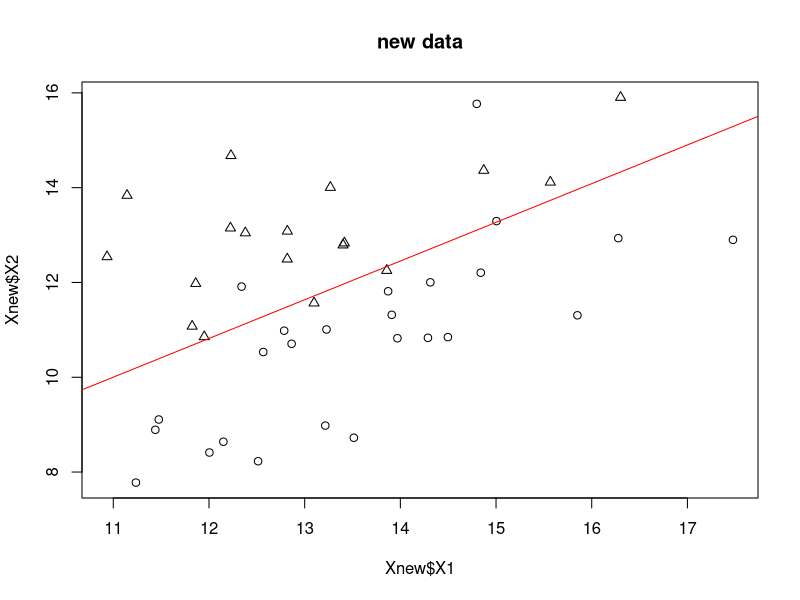

Write R code to recreate this figure.
# 人口データによる判別(2群の場合)
# データの準備
require(MASS)
set.seed(123)
mu1 <- c(14,11)
mu2 <- c(13,13)
Sigma <- matrix(c(1,0.7,0.7,1),2,2)*2.5
n <- 30
x1 <- mvrnorm(n,mu=mu1,Sigma=Sigma)
x2 <- mvrnorm(n,mu=mu2,Sigma=Sigma)
X1 <- cbind(data.frame(x1), data.frame(cat=rep(0,n)))
X2 <- cbind(data.frame(x2), data.frame(cat=rep(1,n)))
X <- rbind(X1,X2)
# plot(X[,1:2], pch=X[,3]+1)
# 分析の開始
(mylda1 <- lda(cat~X1+X2,X)) # トレーニングデータで判別関数を作る
# 新しいデータを判別する
n1 <- 25
n2 <- 18
x1new <- mvrnorm(n1,mu=mu1,Sigma = Sigma)
x2new <- mvrnorm(n2,mu=mu2,Sigma = Sigma)
X1new <- cbind(data.frame(x1new),data.frame(cat=rep(0,n1)))
X2new <- cbind(data.frame(x2new),data.frame(cat=rep(1,n2)))
Xnew <- rbind(X1new,X2new)
mypredict1 <- predict(mylda1,newdata = Xnew[,1:2]) # Xnew を判別
table(true = Xnew$cat, pred = mypredict1$class) # 真のクラスと予測されたクラスの比較
mypredict1$class #  予測を真の分類と比較:
Xnew$cat

# compute the coeeficients of the line
myline <- function(z){
  a0 <- as.vector(colMeans(z$means) %*% z$scaling)
  a <- c(a0/z$scaling[2], -z$scaling[1]/z$scaling[2])
  return(a)
}
# 直線を引く
a <- myline(mylda1)
plot(Xnew$X1,Xnew$X2,pch=Xnew[,3]+1,main="new data")
abline(a,col="red")